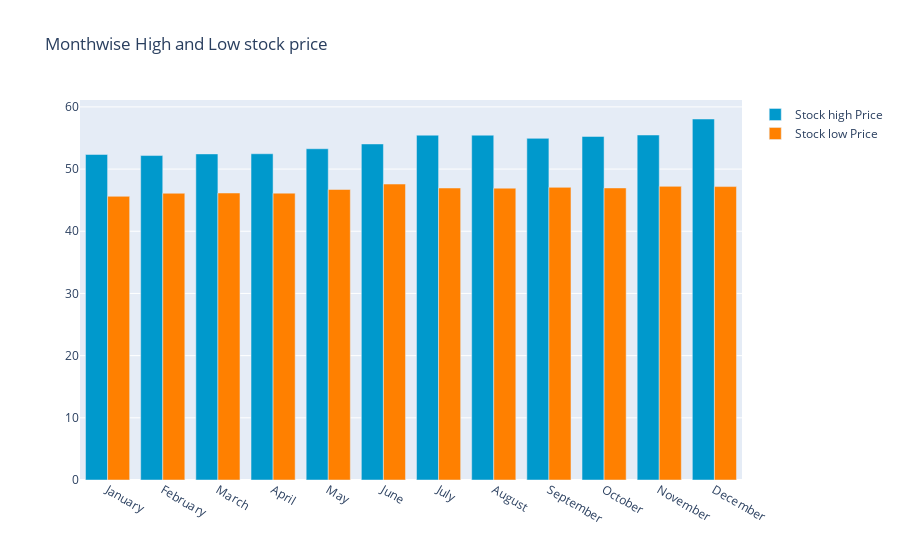

Notebook code cell kept with this figure:
### Code cell
y_2021.groupby(y_2021['Date'].dt.strftime('%B'))['Low'].min()
monthvise_high = y_2021.groupby(df['Date'].dt.strftime('%B'))['High'].max()
monthvise_high = monthvise_high.reindex(new_order, axis=0)

monthvise_low = y_2021.groupby(y_2021['Date'].dt.strftime('%B'))['Low'].min()
monthvise_low = monthvise_low.reindex(new_order, axis=0)

fig = go.Figure()
fig.add_trace(go.Bar(
    x=monthvise_high.index,
    y=monthvise_high,
    name='Stock high Price',
    marker_color='rgb(0, 153, 204)'
))
fig.add_trace(go.Bar(
    x=monthvise_low.index,
    y=monthvise_low,
    name='Stock low Price',
    marker_color='rgb(255, 128, 0)'
))

fig.update_layout(barmode='group', 
                  title=' Monthwise High and Low stock price')
fig.show()

### Figure 1 — Plotly figure (JSON) as saved in the notebook; plotly's stock layout.template omitted (floating-point values rounded to 4 significant figures)
{"data": [{"marker": {"color": "rgb(0, 153, 204)"}, "name": "Stock high Price", "type": "bar", "x": ["January", "February", "March", "April", "May", "June", "July", "August", "September", "October", "November", "December"], "y": [52.35, 52.17, 52.44, 52.46, 53.27, 54.04, 55.45, 55.45, 54.94, 55.25, 55.48, 58.05]}, {"marker": {"color": "rgb(255, 128, 0)"}, "name": "Stock low Price", "type": "bar", "x": ["January", "February", "March", "April", "May", "June", "July", "August", "September", "October", "November", "December"], "y": [45.62, 46.11, 46.15, 46.13, 46.72, 47.59, 46.96, 46.93, 47.06, 46.97, 47.22, 47.19]}], "layout": {"barmode": "group", "title": {"text": " Monthwise High and Low stock price"}}}
